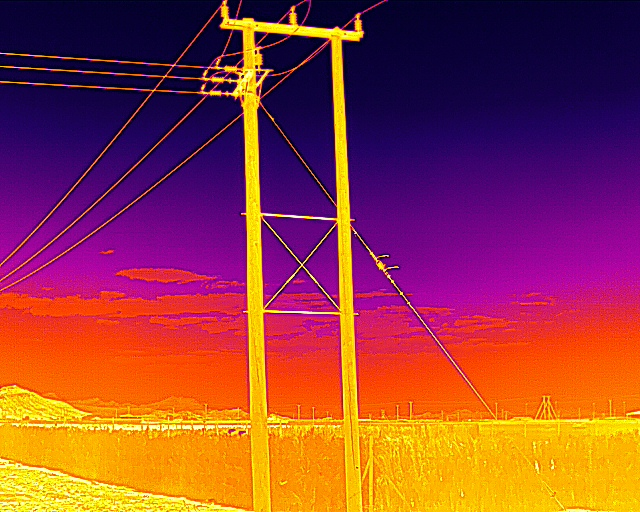
#> input picture Day-004-RGB Thermal Overlay Algorithm/input-images/DJI_20250530122129_0012_T.JPG, 640 x 512 px
$ python -i task_1_code.py   (imports and definitions only)   (older library calls are emulated)
#> lines starting #> are read from the running program, lines starting #| are printed output that depends on the picture; after the words box and inside, x2 and y2 are one past the last pixel; in counts of white or black regions, pixels touching at a corner belong together
#> further down, picture is the input picture: shape (512, 640, 3); mean B, G, R 62.6, 61.1, 146.4
import cv2
import numpy as np
import logging
from pathlib import Path
from dataclasses import dataclass
from typing import Tuple, Optional, List
from concurrent.futures import ProcessPoolExecutor
from tqdm import tqdm  # Professional Progress Bar

# ================= CONFIGURATION =================
@dataclass
class Config:
    """Central configuration for the pipeline."""
    INPUT_DIR: Path = Path(r"C:\Users\vipin\Downloads\ProductizeTech - AI Fulltime Assignment-20251122T062524Z-1-001\ProductizeTech - AI Fulltime Assignment\Task 1 - RGB Thermal Overlay Algorithm\input-images")
    OUTPUT_DIR: Path = Path(r"C:\Users\vipin\Downloads\ProductizeTech - AI Fulltime Assignment-20251122T062524Z-1-001\ProductizeTech - AI Fulltime Assignment\Task 1 - RGB Thermal Overlay Algorithm\task_1_output")

    # Alignment Parameters
    SCALE_RANGE: Tuple[float, float] = (0.90, 1.11)
    SCALE_STEP: float = 0.02

    # Visual Parameters
    ALPHA: float = 0.6  # RGB Intensity
    BETA: float = 0.4   # Thermal Intensity
    COLORMAP: int = cv2.COLORMAP_JET

    # System
    MAX_WORKERS: int = 4  # Adjust based on your CPU cores

# ================= LOGGING SETUP =================
# [8 lines not run here, left out]
logger = logging.getLogger(__name__)

# ================= CORE ENGINE =================
class AlignmentEngine:
    """
    Encapsulates all logic for Image Registration and Overlay.
    """

    @staticmethod
    def extract_skeleton(img: np.ndarray) -> np.ndarray:
        """
        Extracts vertical structural elements (poles) using adaptive thresholds.
        """
        if len(img.shape) == 3:
            gray = cv2.cvtColor(img, cv2.COLOR_BGR2GRAY)
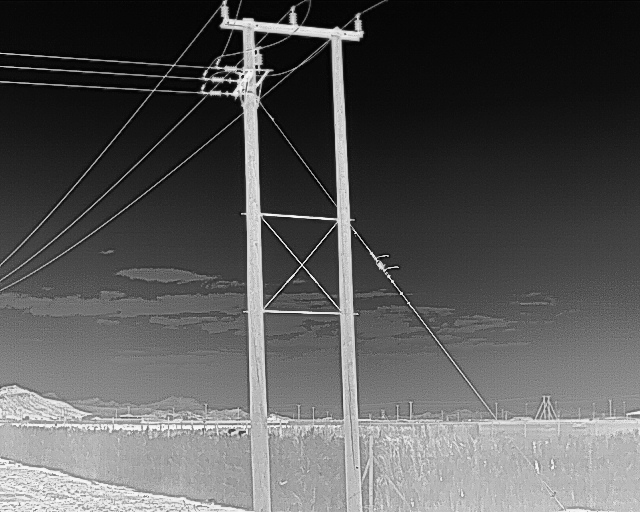
#> gray: shape (512, 640); min 3, max 252, mean 86.8
        else:
            gray = img.copy()

        # 1. Noise Reduction (Gaussian Blur)
        blurred = cv2.GaussianBlur(gray, (5, 5), 0)

        # 2. Dynamic Range Normalization
        norm = cv2.normalize(blurred, None, 0, 255, cv2.NORM_MINMAX).astype(np.uint8)

        # 3. Vertical Edge Detection (Sobel Y-axis ignored)
        sobelx = cv2.Sobel(norm, cv2.CV_64F, 1, 0, ksize=3)
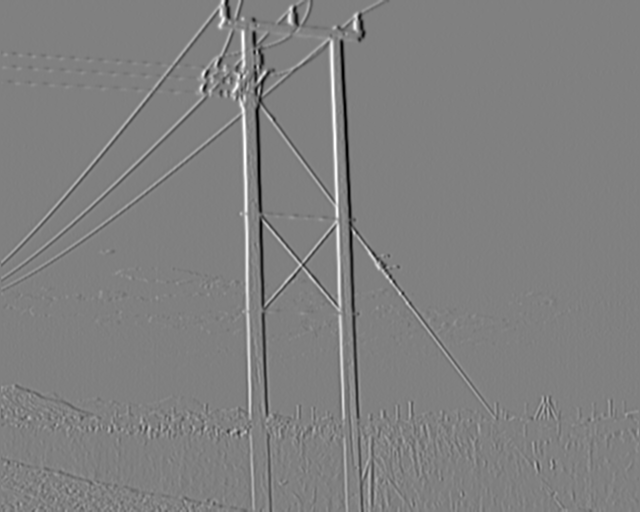
#> sobelx: shape (512, 640) float64; min -520, max 512, mean -0.1; drawn with min black and max white
        abs_sobelx = np.absolute(sobelx)
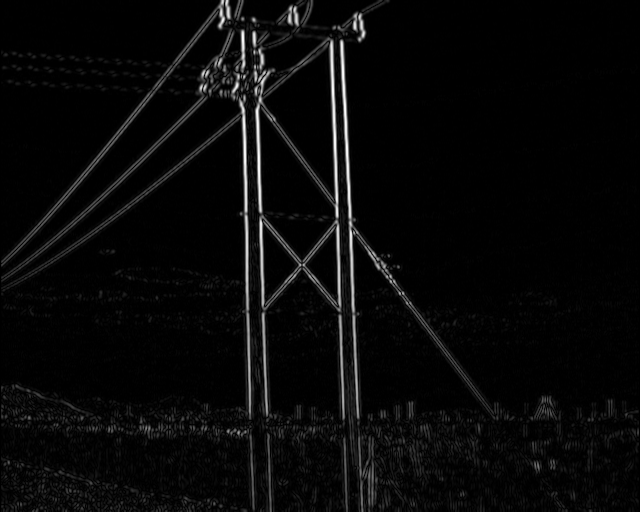
#> abs_sobelx: shape (512, 640) float64; min 0, max 520, mean 18.8; drawn with min black and max white
        skeleton = np.uint8(abs_sobelx)
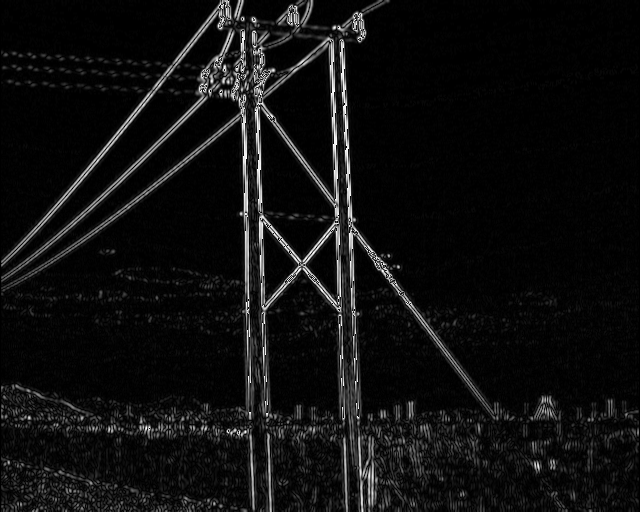
#> skeleton: shape (512, 640); min 0, max 255, mean 15.4

        # 4. Adaptive Thresholding
        # Calculates median to set dynamic threshold floor
        v = np.median(skeleton)
#> v = 3
        lower = int(max(40, (1.0 - 0.33) * v))
#> lower = 40
        _, binary = cv2.threshold(skeleton, lower, 255, cv2.THRESH_BINARY)
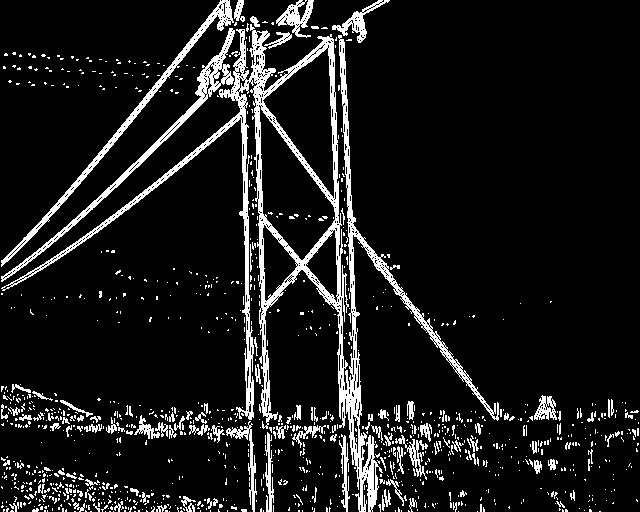
#> binary: shape (512, 640); 10.1% white; 1127 white regions (1009 under 20 px), largest, box (x1, y1, x2, y2) and area: (1, 24, 499, 512) 15607, (1, 28, 235, 282) 2337, (1, 0, 234, 267) 2160

        # 5. Morphological Cleanup
        kernel = cv2.getStructuringElement(cv2.MORPH_RECT, (3, 3))
        clean = cv2.morphologyEx(binary, cv2.MORPH_OPEN, kernel)
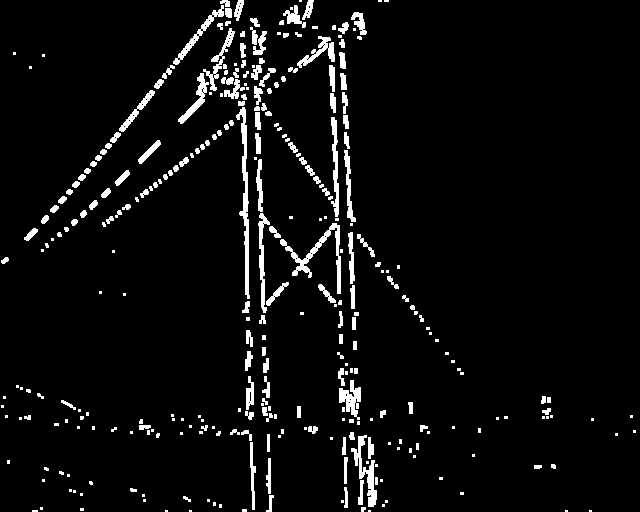
#> clean: shape (512, 640); 5.1% white; 323 white regions (155 under 20 px), largest, box (x1, y1, x2, y2) and area: (236, 107, 250, 299) 861, (280, 223, 341, 294) 793, (351, 435, 377, 507) 585

        return clean

    # [154 lines left out: functions find_optimal_alignment, create_smart_overlay, process_single_pair, not called in this run]

# ================= MAIN ENTRY POINT =================
# [24 lines not run here, left out]

>>> import cv2
>>> picture = cv2.imread('input-images/DJI_20250530122129_0012_T.JPG')
>>> result = AlignmentEngine().extract_skeleton(picture)
